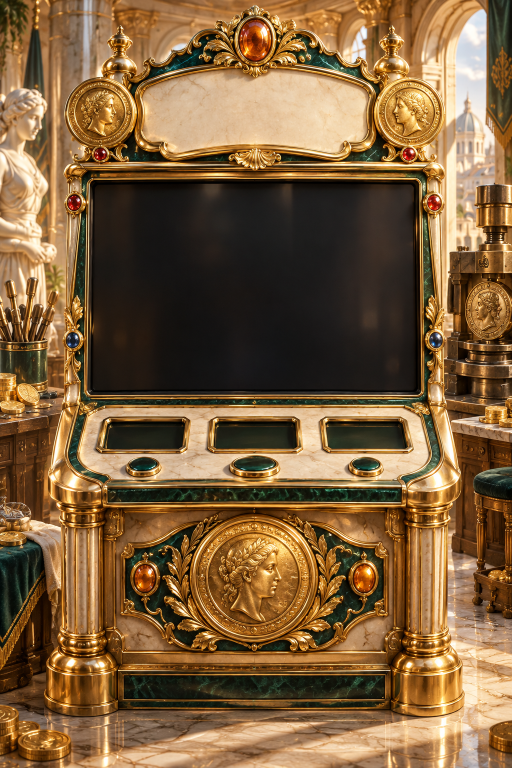
#> input picture 完整游戏模版/全游戏模版/F34_Aurum_Atelier_v1.0.0/art-source/raw/golden-hour-tall.png, 1024 x 1536 px (shown at 1/2 size); its folder holds 4 pictures in this run
$ python compose_cabinet_environments.py
#> lines starting #> are read from the running program, lines starting #| are printed output that depends on the picture; pictures that were not available may be replaced by others from this repository, and a replacement may not be noted
"""Build a single cabinet-and-room canvas at the reel coordinate system's scale.

The authored cabinet pixels in the central 1024 x 2304 region are preserved
exactly. Only its outer boundary is extended into the paired workshop room.
This avoids compositing two independently scaled full-screen rooms at runtime.
"""
from pathlib import Path
from PIL import Image, ImageOps

ROOT = Path(__file__).resolve().parents[1]
ART = ROOT / 'assets' / 'resources' / 'art'
RAW = ROOT / 'art-source' / 'raw'
PAIRINGS = (
    ('golden-hour', 'coin'),
    ('jade-treasury', 'sapphire'),
    ('pearl-palace', 'pearl'),
    ('ruby-revel', 'ruby'),
)
WIDTH, HEIGHT = 2048, 3072
X, Y, CAB_W, CAB_H = 512, 384, 1024, 2304


def feather(out: Image.Image, source: Image.Image, room: Image.Image) -> Image.Image:
    # A narrow continuation of the same marble, columns and light bridges
    # the edge. Beyond it, the actual room remains sharp and contextual.
    for distance in range(1, 73):
        mix = max(0, min(255, round(255 * (1 - distance / 73) ** 1.8)))
        if mix == 0:
            continue
        left = source.crop((distance - 1, 0, distance, CAB_H))
        right = source.crop((CAB_W - distance, 0, CAB_W - distance + 1, CAB_H))
        for strip, px in ((left, X-distance), (right, X+CAB_W+distance-1)):
            original = room.crop((px, Y, px+1, Y+CAB_H))
            out.paste(Image.blend(original, strip, mix/255), (px, Y))
    for distance in range(1, 89):
        mix = max(0, min(255, round(255 * (1-distance/90) ** 1.8)))
        if mix == 0:
            continue
        top = source.crop((0, distance-1, CAB_W, distance))
        bottom = source.crop((0, CAB_H-distance, CAB_W, CAB_H-distance+1))
        for strip, py in ((top, Y-distance), (bottom, Y+CAB_H+distance-1)):
            original = room.crop((X, py, X+CAB_W, py+1))
            out.paste(Image.blend(original, strip, mix/255), (X, py))
    return out

for cabinet, room_name in PAIRINGS:
    cabinet_image = Image.open(RAW / f'{cabinet}-tall.png').convert('RGB')
    room_image = Image.open(RAW / f'{room_name}-room.png').convert('RGB')
    cabinet_center = ImageOps.fit(cabinet_image, (CAB_W, CAB_H), method=Image.Resampling.LANCZOS)
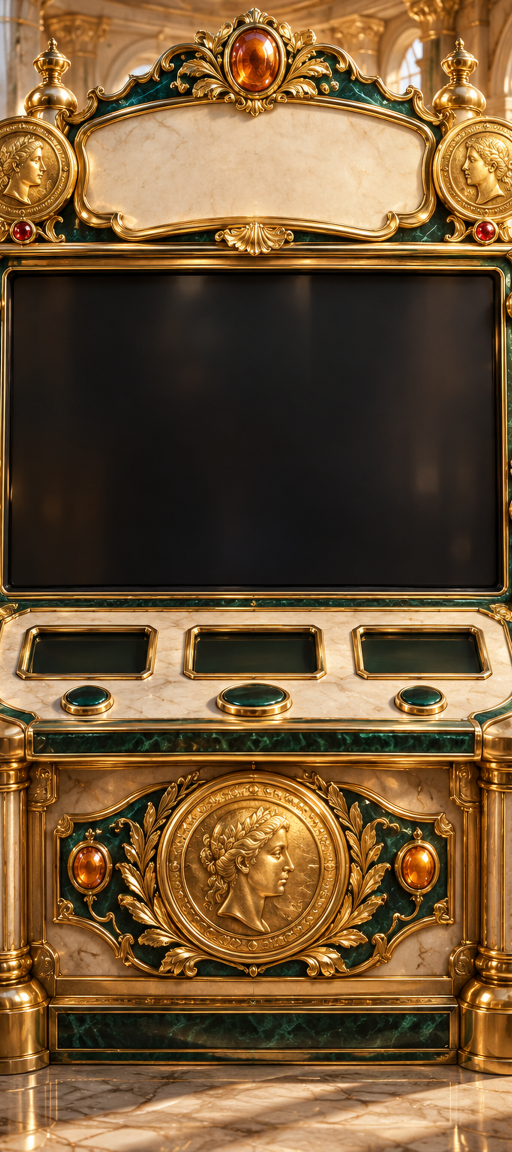
#> cabinet_center: PIL image 1024x2304 RGB (shown at 1/2 size); mean R, G, B 114.4, 86.2, 53.1
    room = ImageOps.fit(room_image, (WIDTH, HEIGHT), method=Image.Resampling.LANCZOS)
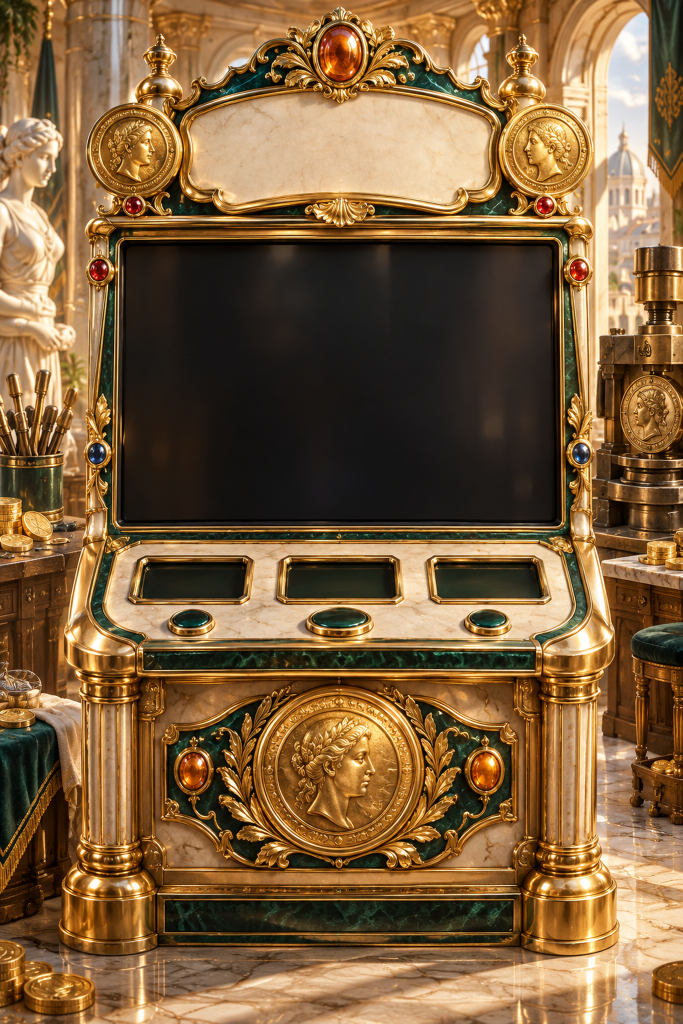
#> room: PIL image 2048x3072 RGB (shown at 1/3 size); mean R, G, B 126.5, 95.7, 60.2
    combined = feather(room.copy(), cabinet_center, room)
#> after the loop in feather, `for distance in range(1, 89):`:
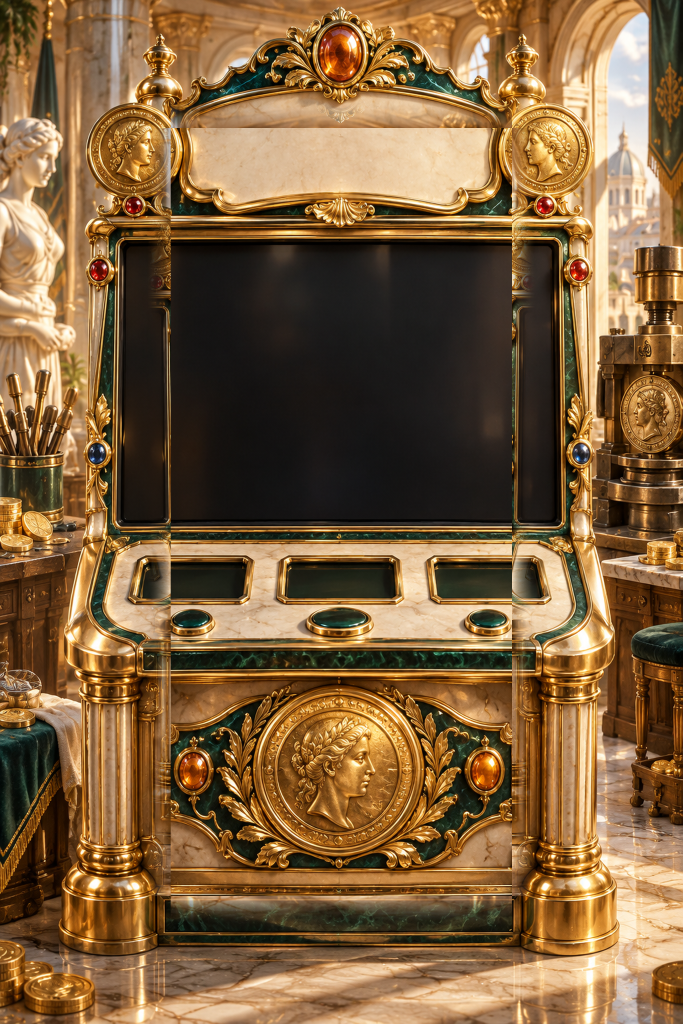
#> out: PIL image 2048x3072 RGB (shown at 1/3 size); mean R, G, B 127.8, 96.5, 60.7
    combined.paste(cabinet_center, (X, Y))
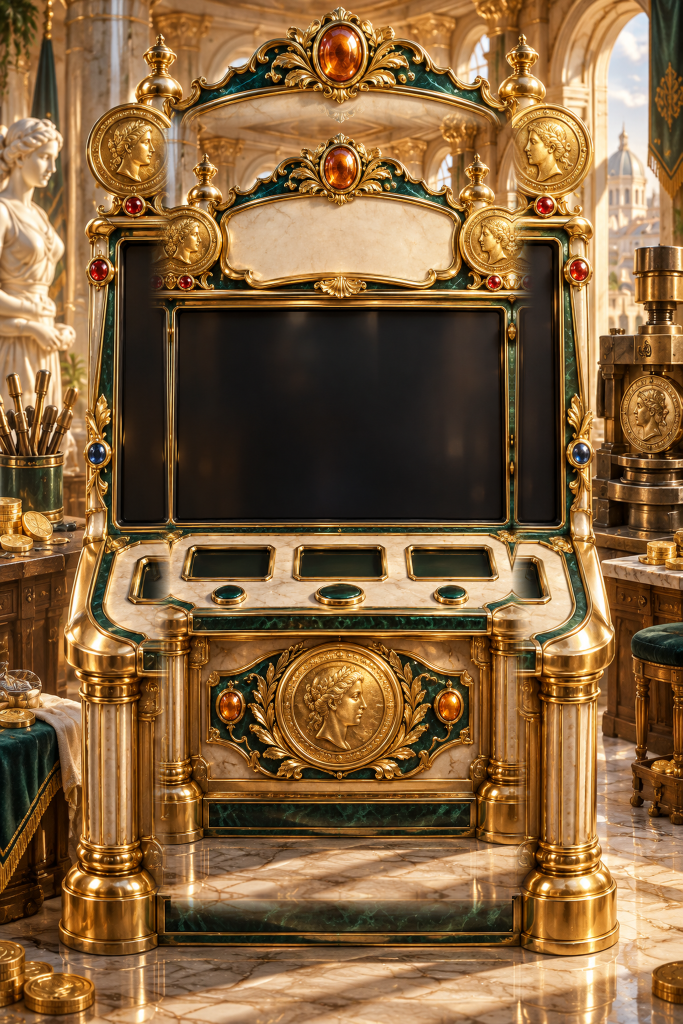
#> combined: PIL image 2048x3072 RGB (shown at 1/3 size); mean R, G, B 132.8, 99.8, 62.4
    output = ART / f'{cabinet}-environment.png'
    combined.save(output, optimize=True)
#> (the run stopped early here; a loop or call above may not have finished)
